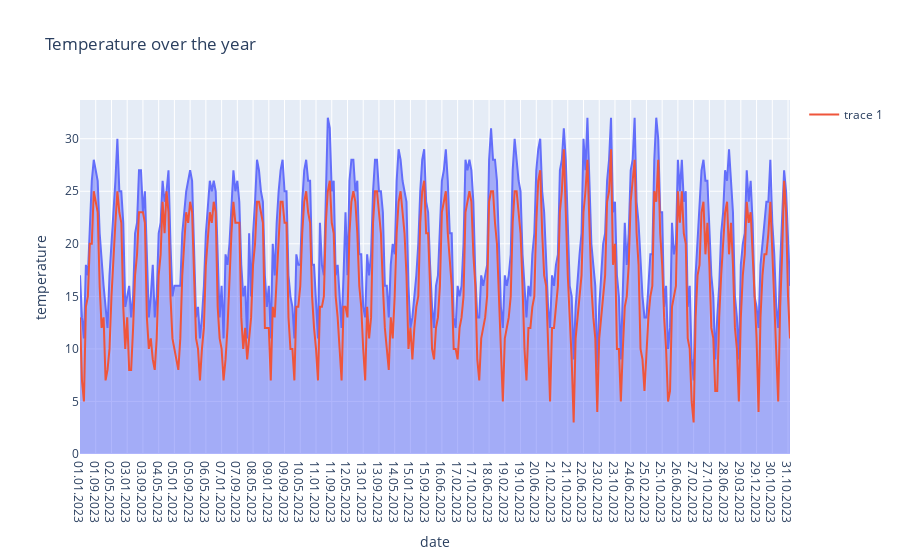

The notebook cell this image was saved under:
### Code cell
df_weather_max_temp_day, df_weather_mintemp_day
#draw a plot with both temperatures
px.area(df_weather_max_temp_day, x='date', y='temperature', title='Temperature over the year').add_scatter(x=df_weather_mintemp_day['date'], y=df_weather_mintemp_day['temperature'], mode='lines')

### Figure 1 — Plotly figure (JSON) as saved in the notebook; plotly's stock layout.template omitted (floating-point values rounded to 4 significant figures; data arrays with more than 128 entries replaced by an {"elided": "..."} marker saying what was removed)
{"data": [{"fillpattern": {"shape": ""}, "hovertemplate": "date=%{x}<br>temperature=%{y}<extra></extra>", "legendgroup": "", "line": {"color": "#636efa"}, "marker": {"symbol": "circle"}, "mode": "lines", "name": "", "orientation": "v", "showlegend": false, "stackgroup": "1", "type": "scatter", "x": {"elided": "362 str values"}, "xaxis": "x", "y": {"elided": "362 int values"}, "yaxis": "y"}, {"mode": "lines", "type": "scatter", "x": {"elided": "362 str values"}, "y": {"elided": "362 int values"}}], "layout": {"legend": {"tracegroupgap": 0}, "title": {"text": "Temperature over the year"}, "xaxis": {"anchor": "y", "domain": [0, 1], "title": {"text": "date"}}, "yaxis": {"anchor": "x", "domain": [0, 1], "title": {"text": "temperature"}}}}
